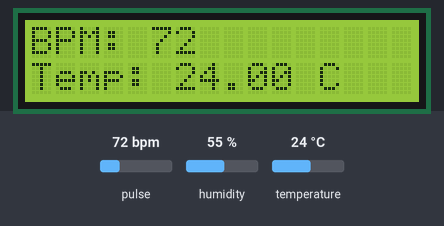
The sketch below on a simulated Arduino Uno, built with avr-gcc and run on an emulated ATmega328P. Parts: 16×2 character LCD. Inputs (shaded band) come from the test bench; at power-on: pulse 72 bpm, temperature 24 °C, humidity 55 %. What the sketch prints to the serial monitor is not drawn.

Above: at 2.6 s.
2.7 s: pulse set to 42 bpm
At 5.1 s:
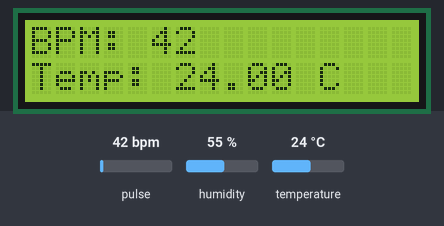
5.5 s: temperature set to 12 °C
At 6.7 s:
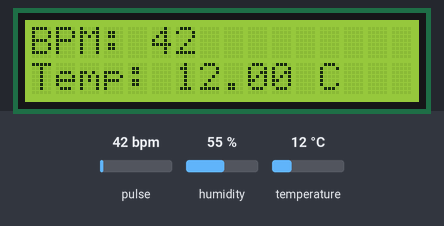
7.5 s: pulse set to 70 bpm
At 9.2 s:
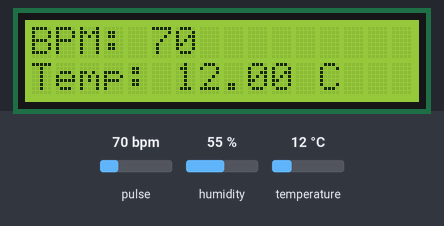
9.5 s: temperature set to 19 °C
At 10.9 s:
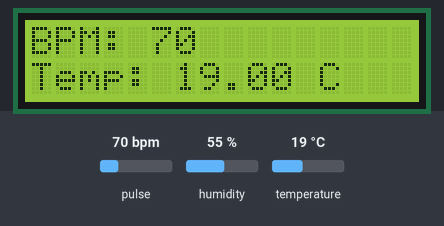
11.6 s: pulse set to 100 bpm
At 13.3 s:
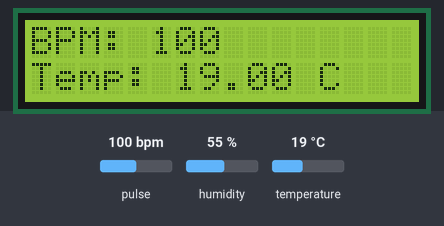
13.6 s: temperature set to 28 °C
At 15.0 s:
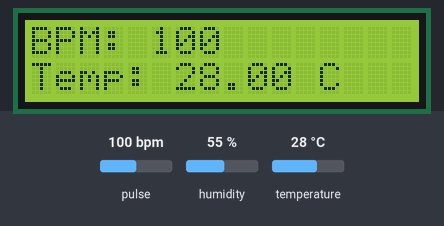
Timing chart, 0 to 16.6 s (numbered marks = the images above; inputs shaded):
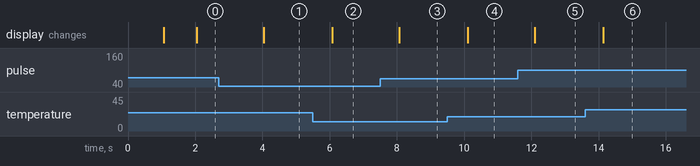

The sketch:

health_monitor.ino
```cpp
/*
  Real-Time IoT-Based Health Monitoring System
  ---------------------------------------------
  Reads BPM from a PPG pulse sensor and temperature from a DHT11 sensor,
  displays both on a 16x2 LCD, and streams CSV-formatted readings over
  USB serial (9600 baud) for logging on a connected PC.

  Frame format sent over serial:
    Time_ms,BPM,Temperature_C

  Hardware:
    Pulse Sensor Signal -> A0
    DHT11 Data           -> D10
    16x2 LCD             -> RS, E, D4-D7 on digital pins (4-bit mode)
*/

#include <PulseSensorPlayground.h>
#include "DHT.h"
#include <LiquidCrystal.h>

// ---- Pulse Sensor ----
#define PULSE_PIN A0

// ---- DHT11 ----
#define DHT_PIN 10
#define DHT_TYPE DHT11

// ---- LCD (RS, E, D4, D5, D6, D7) ----
// Adjust these pin numbers to match your actual wiring.
LiquidCrystal lcd(2, 3, 4, 5, 6, 7);

PulseSensorPlayground pulseSensor;
DHT dht(DHT_PIN, DHT_TYPE);

unsigned long lastReading = 0;
int currentBPM = 0;
float currentTemperature = 0;

void setup() {
  Serial.begin(9600);
  dht.begin();

  lcd.begin(16, 2);
  lcd.print("Health Monitor");
  delay(1000);
  lcd.clear();

  pulseSensor.analogInput(PULSE_PIN);
  pulseSensor.setThreshold(550);

  if (pulseSensor.begin()) {
    Serial.println("Pulse Sensor Started");
  }

  // CSV header
  Serial.println("Time_ms,BPM,Temperature_C");
}

void loop() {
  // Get BPM
  int bpm = pulseSensor.getBeatsPerMinute();

  if (pulseSensor.sawStartOfBeat()) {
    currentBPM = bpm;
  }

  // Read and report every 2 seconds
  if (millis() - lastReading >= 2000) {
    lastReading = millis();

    float temperature = dht.readTemperature();
    if (!isnan(temperature)) {
      currentTemperature = temperature;
    }

    // Update LCD
    lcd.setCursor(0, 0);
    lcd.print("BPM: ");
    lcd.print(currentBPM);
    lcd.print("    "); // clear trailing chars

    lcd.setCursor(0, 1);
    lcd.print("Temp: ");
    lcd.print(currentTemperature);
    lcd.print(" C ");

    // CSV format over serial
    Serial.print(millis());
    Serial.print(",");
    Serial.print(currentBPM);
    Serial.print(",");
    Serial.println(currentTemperature);
  }

  delay(20);
}
```

Measured:
- after the input at 2.7 s, the display: changes after 1.3 s (image 1)
- after the input at 5.5 s, the display: changes after 0.58 s (image 2)
- after the input at 7.5 s, the display: changes after 0.57 s (image 3)
- after the input at 9.5 s, the display: changes after 0.61 s (image 4)
- after the input at 11.6 s, the display: changes after 0.50 s (image 5)
- after the input at 13.6 s, the display: changes after 0.54 s (image 6)
